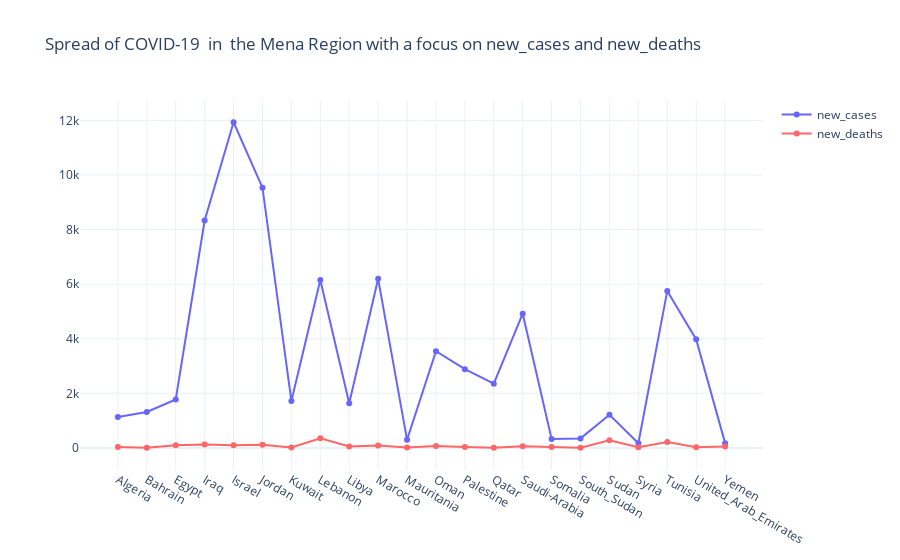

The code cell stored with this chart in its notebook:
### Code cell
import plotly.graph_objects as go
import warnings
warnings.filterwarnings("ignore")

x=[i for i in covid_total_new.iso_code ]
fig = go.Figure()
fig.update_layout(template='plotly_white')
fig.add_trace(go.Scatter(x=x, 
                         y=covid_total_new['new_cases'],
                         mode='lines+markers',
                         name='new_cases',
                         line=dict(color='rgb(102, 102, 255)', width=2)))
fig.add_trace(go.Scatter(x=x, 
                         y=covid_total_new['new_deaths'],
                         mode='lines+markers',
                         name='new_deaths',
                         line=dict(color='rgb(255, 102, 102)', width=2)))

fig.update_layout(
    title = 'Spread of COVID-19  in '+' the Mena Region'+' with a focus on new_cases and new_deaths',
    xaxis_tickformat = '%d %B (%a)<br>%Y'
)
fig.show()

### Figure 1 — Plotly figure (JSON) as saved in the notebook; plotly's stock layout.template omitted (floating-point values rounded to 4 significant figures)
{"data": [{"line": {"color": "rgb(102, 102, 255)", "width": 2}, "mode": "lines+markers", "name": "new_cases", "type": "scatter", "x": ["Algeria", "Bahrain", "Egypt", "Iraq", "Israel", "Jordan", "Kuwait", "Lebanon", "Libya", "Marocco", "Mauritania", "Oman", "Palestine", "Qatar", "Saudi-Arabia", "Somalia", "South_Sudan", "Sudan", "Syria", "Tunisia", "United_Arab_Emirates", "Yemen"], "y": [1133, 1316, 1774, 8331, 11934, 9535, 1716, 6154, 1639, 6195, 296, 3544, 2884, 2355, 4919, 325, 348, 1215, 172, 5752, 3977, 174]}, {"line": {"color": "rgb(255, 102, 102)", "width": 2}, "mode": "lines+markers", "name": "new_deaths", "type": "scatter", "x": ["Algeria", "Bahrain", "Egypt", "Iraq", "Israel", "Jordan", "Kuwait", "Lebanon", "Libya", "Marocco", "Mauritania", "Oman", "Palestine", "Qatar", "Saudi-Arabia", "Somalia", "South_Sudan", "Sudan", "Syria", "Tunisia", "United_Arab_Emirates", "Yemen"], "y": [30, 7, 97, 122, 101, 111, 14, 351, 53, 92, 13, 67, 31, 8, 58, 29, 5, 278, 20, 217, 20, 52]}], "layout": {"title": {"text": "Spread of COVID-19  in  the Mena Region with a focus on new_cases and new_deaths"}, "xaxis": {"tickformat": "%d %B (%a)<br>%Y"}}}
